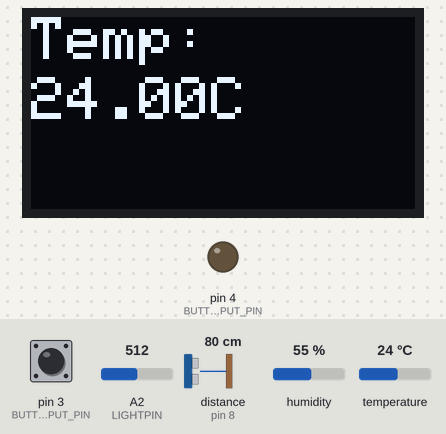
The sketch below on a simulated Arduino Uno, built with avr-gcc and run on an emulated ATmega328P. Parts: 128×64 one-colour display, output pins drawn as LEDs (lit = HIGH). Wiring (inferred from the names in the program): ultrasonic range finder: trigger pin 7; echo pin 8. The inputs (shaded band) are chosen by the test bench; at power-on: temperature 24 °C, pin 3 (BUTTON_INPUT_PIN) HIGH, A2 (LIGHTPIN) = 512, distance to the obstacle (sensor on pin 8) 80 cm, humidity 55 %. The echo pulse lasts 58.3 µs per cm; pins used as bus, display or sensor lines are not drawn.

Above: at 1.2 s.
1.3 s: temperature set to 12 °C
At 3.0 s:
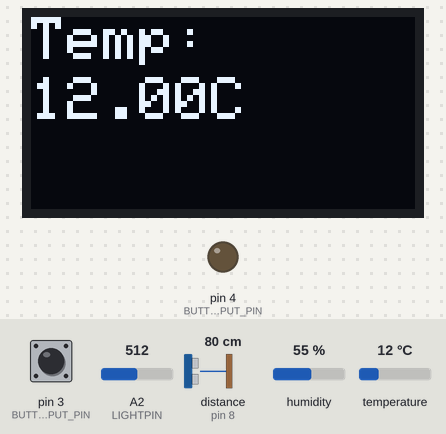
3.6 s: pin 3 (BUTTON_INPUT_PIN) pulled LOW for 0.15 s
At 4.9 s:
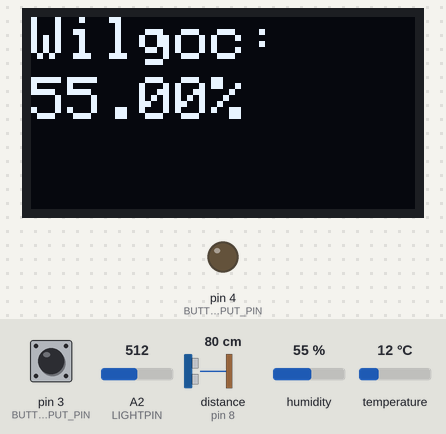
5.2 s: pin 3 (BUTTON_INPUT_PIN) pulled LOW for 1 s
At 6.7 s:
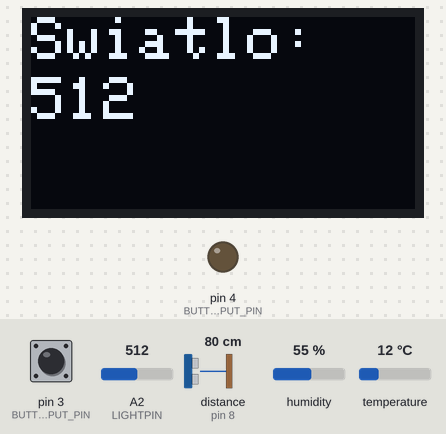
7.7 s: A2 (LIGHTPIN) set to 716
At 8.1 s:
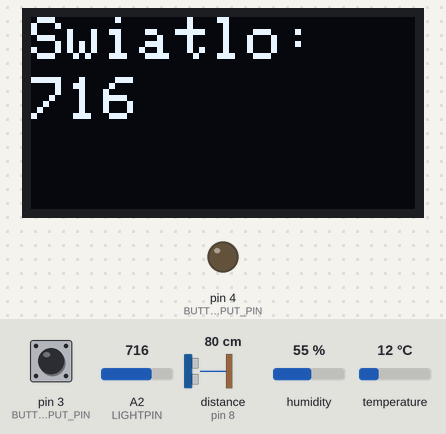
9.2 s: pin 3 (BUTTON_INPUT_PIN) pulled LOW for 0.15 s
At 10.5 s:
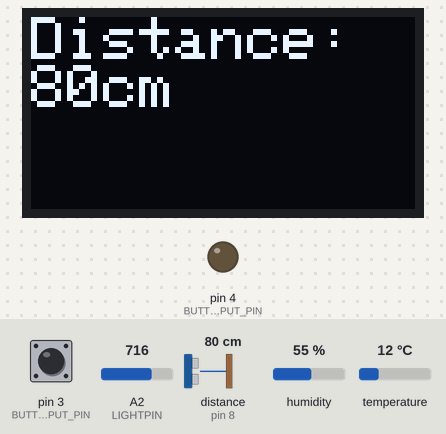
10.9 s: distance to the obstacle (sensor on pin 8) set to 2 cm
At 11.28 s:
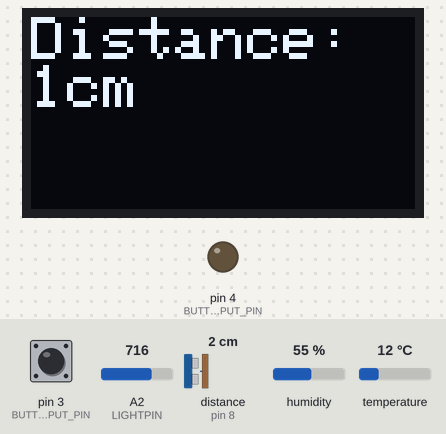
Timing chart, 0 to 13.9 s (numbered marks = the images above; inputs shaded):
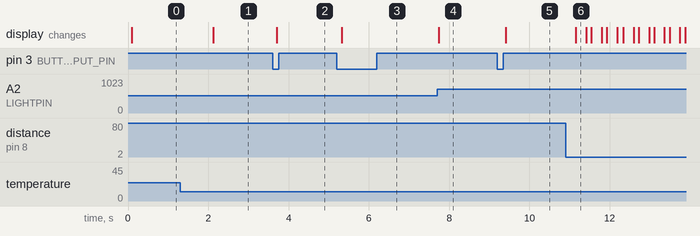

Measured:
- after the input at 1.3 s, the display: changes after 0.82 s (image 1)
- after the input at 3.6 s, the display: changes after 0.11 s (image 2)
- after the input at 5.2 s, the display: changes after 0.12 s (image 3)
- after the input at 7.7 s, the display: changes at once (image 4)
- after the input at 9.2 s, the display: changes after 0.21 s (image 5)
- after the input at 10.9 s, the display: changes after 0.26 s (image 6)

The sketch:

wilgo_i_temp.ino
```cpp
#include <Wire.h>
#include <Adafruit_GFX.h>
#include <Adafruit_SSD1306.h>
#include <DHT.h>

#define SCREEN_WIDTH 128
#define SCREEN_HEIGHT 64
#define OLED_RESET    -1
#define SCREEN_ADDRESS 0x3C

Adafruit_SSD1306 display(SCREEN_WIDTH, SCREEN_HEIGHT, &Wire, OLED_RESET);

#define DHTPIN A0      // Digital pin connected to the DHT sensor
#define DHTTYPE DHT11  // DHT 11

#define BUTTON_INPUT_PIN 3  // Digital pin connected to one side of the button
#define BUTTON_OUTPUT_PIN 4 // Digital pin connected to the other side of the button
#define LIGHTPIN 2           // Digital pin connected to the TSL235R sensor
const int trigPin = 7;
const int echoPin = 8;

DHT dht(DHTPIN, DHTTYPE);

unsigned int counter = 0;
bool buttonState = false;
bool lastButtonState = false;
unsigned long lastDebounceTime = 0;
unsigned long debounceDelay = 50;

enum Screen { TEMPERATURE, HUMIDITY, LIGHT_INTENSITY, ULTRASOUND };
Screen currentScreen = TEMPERATURE;

void setup() {
  Serial.begin(9600);

  // Initialize OLED display
  if (!display.begin(SSD1306_SWITCHCAPVCC, SCREEN_ADDRESS)) {
    Serial.println(F("SSD1306 allocation failed"));
    for (;;);
  }
  display.clearDisplay();

  // Initialize DHT sensor
  dht.begin();

  // Set button pin modes
  pinMode(BUTTON_INPUT_PIN, INPUT_PULLUP);  // Input with internal pull-up resistor
  pinMode(BUTTON_OUTPUT_PIN, OUTPUT);
  digitalWrite(BUTTON_OUTPUT_PIN, LOW); // Initialize as low

  // Set light sensor pin mode
  pinMode(LIGHTPIN, INPUT);
  pinMode(trigPin, OUTPUT);
  pinMode(echoPin, INPUT);
}

void loop() {
  // Read temperature and humidity
  float humidity = dht.readHumidity();
  float temperature = dht.readTemperature();

  // Read button state with debounce
  int reading = digitalRead(BUTTON_INPUT_PIN);

  if (reading != lastButtonState) {
    lastDebounceTime = millis();
  }

  if ((millis() - lastDebounceTime) > debounceDelay) {
    if (reading != buttonState) {
      buttonState = reading;

      if (buttonState == LOW) {
        // Toggle between screens when the button is pressed
        currentScreen = static_cast<Screen>((currentScreen + 1) % 4);
      }
    }
  }
  //if (currentScreen == ULTRASOUND){
    digitalWrite(trigPin, LOW);
    delayMicroseconds(2);
    digitalWrite(trigPin, HIGH);
    delayMicroseconds(10);
    digitalWrite(trigPin, LOW);
  //}
  long duration = pulseIn(echoPin, HIGH);
  long cm = microsecondsToCentimeters(duration);

  lastButtonState = reading;

  // Clear the display buffer
  display.clearDisplay();

  // Display temperature, humidity, or light intensity based on the current screen
  display.setTextSize(2);
  display.setTextColor(SSD1306_WHITE);
  display.setCursor(0, 0);

  if (currentScreen == TEMPERATURE) {
    display.print("Temp: ");
    display.setCursor(0, 20);
    display.print(temperature);
    display.println("C");
  } else if (currentScreen == HUMIDITY) {
    display.print("Wilgoc: ");
    display.setCursor(0, 20);
    display.print(humidity);
    display.println("%");
  } else if (currentScreen == LIGHT_INTENSITY) {
    int lightIntensity = analogRead(LIGHTPIN);
    display.print("Swiatlo: ");
    display.setCursor(0, 20);
    display.print(lightIntensity);
  } else if (currentScreen == ULTRASOUND){
    display.setTextSize(2);
    display.setTextColor(SSD1306_WHITE);
    display.setCursor(0, 0);
    display.print("Distance: ");
    display.print(cm);
    display.println("cm");
    delay(100);
  }

  // Update OLED display
  display.display();
}

long microsecondsToCentimeters(long microseconds) {
  return microseconds / 29 / 2;
}
```
